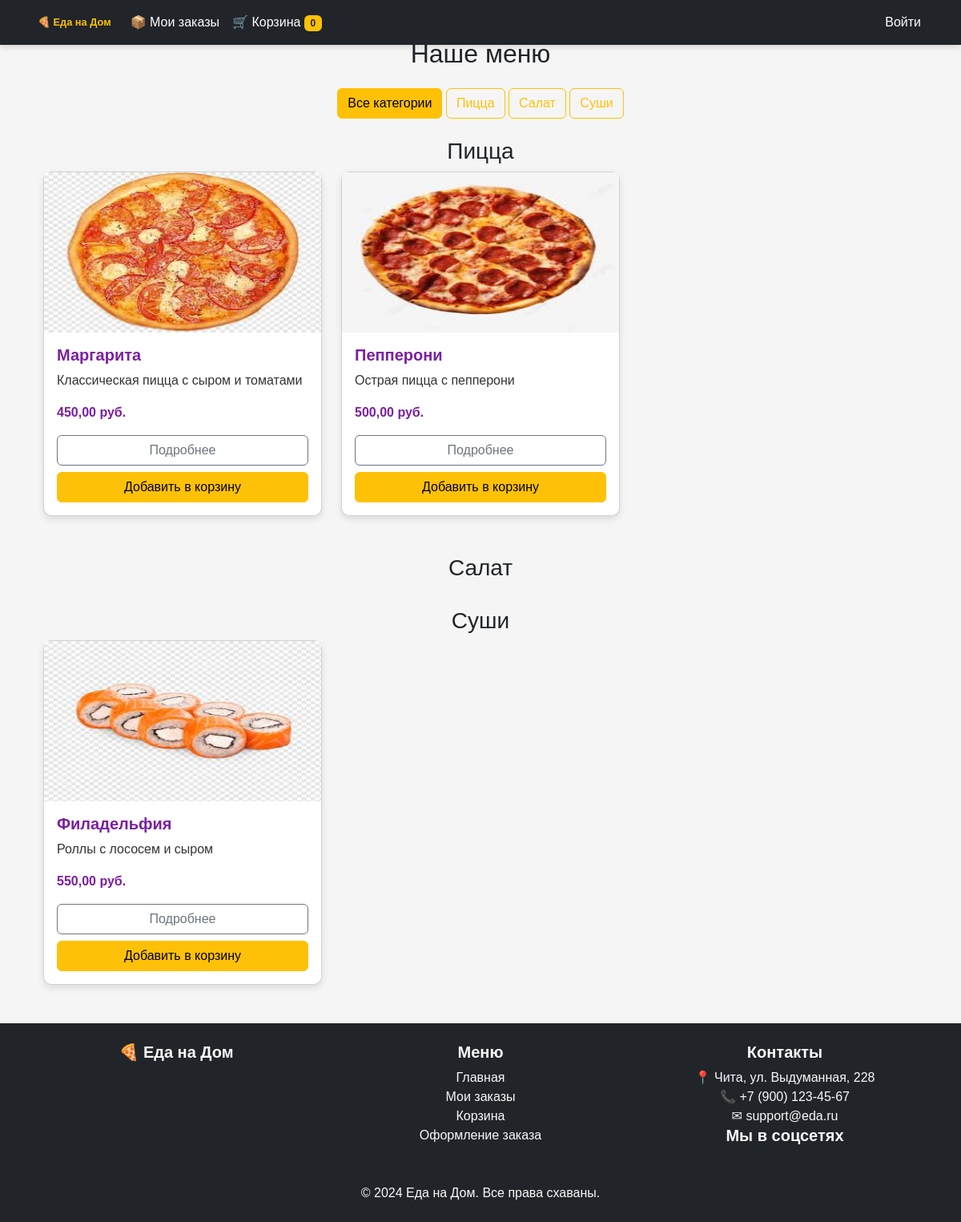
The page / on the database its author committed.
### main/models.py (models this page shows, shortened)
class ProductCategory(models.Model):
    name = models.CharField(max_length=100)
    slug = models.SlugField(max_length=120, unique=True, blank=True)
    parent = models.ForeignKey('self', null=True, blank=True, on_delete=models.SET_NULL, related_name="subcategories")
    class Meta:
        verbose_name = "Категория продуктов"
        verbose_name_plural = "Категории продуктов"
        ordering = ['name']

class Product(models.Model):
    name = models.CharField(max_length=255)
    slug = models.SlugField(max_length=255, unique=True, blank=True)
    description = models.TextField(blank=True, null=True)
    category = models.ForeignKey(ProductCategory, on_delete=models.CASCADE, related_name="products")
    price = models.DecimalField(max_digits=10, decimal_places=2)
    image = models.ImageField(upload_to='products/', blank=True, null=True)
    class Meta:
        verbose_name = "Продукт"
        verbose_name_plural = "Продукты"
        ordering = ['name']

### main/views.py (the view)
# urls.py: 2. Add a URL to urlpatterns:  path('', views.home, name='home')
def home(request):
    category_slug = request.GET.get("category")  # Получаем параметр из URL (например, ?category=pizza)
    categories = ProductCategory.objects.all()  # Все категории
    products = Product.objects.all()  # Все товары
    if category_slug:
        selected_category = ProductCategory.objects.filter(slug=category_slug).first()
        if selected_category:
            products = products.filter(category=selected_category)  # Фильтруем товары по категории
    context = {
        "categories": categories,
        "products": products,
        "selected_category": category_slug,
    }
    return render(request, "index.html", context=context)

### main/context_processors.py (called while the page is built)
def cart_items_count(request):
    cart = Cart(request)
    return {'cart_items_count': len(cart.cart)}

### templates/index.html (shortened to what this page needs)
{% extends 'base.html' %}
{% block content %}
<div class="container">
    <h2 class="text-center my-4">Наше меню</h2>
    <div class="mb-3 text-center">
        <a href="{% url 'home' %}" class="btn btn-outline-warning {% if not selected_category %}active{% endif %}">
            Все категории
        </a>
        {% for category in categories %}
        <a href="{% url 'home' %}?category={{ category.slug }}" class="btn btn-outline-warning {% if selected_category == category.slug %}active{% endif %}">
            {{ category.name }}
        </a>
        {% endfor %}
    </div>
    {% if selected_category %}
        {% for category in categories %}
            {% if category.slug == selected_category %}
                <h3 class="mt-4"><center>{{ category.name }}</center></h3>
                <div class="row">
                    {% for product in products %}
                    <div class="col-md-4 mb-4">
                        <div class="card">
                            <img src="{{ product.image.url }}" class="card-img-top" alt="{{ product.name }}">
                            <div class="card-body">
                                <h5 class="card-title">{{ product.name }}</h5>
                                <p class="card-text">{{ product.description }}</p>
                                <p class="card-text"><strong style="color: var(--primary-color);">{{ product.price }} руб.</strong></p>
                                <div class="mt-auto">
                                    <a href="{% url 'product_detail' product.id %}" class="btn btn-outline-secondary w-100 mb-2">Подробнее</a>
                                    <form method="POST" action="{% url 'cart_add' product.id %}">
                                        {% csrf_token %}
                                        <input type="hidden" name="quantity" value="1">
                                        <button type="submit" class="btn btn-warning w-100">Добавить в корзину</button>
                                    </form>
                                </div>
                            </div>
                        </div>
                    </div>
                    {% endfor %}
                </div>
            {% endif %}
        {% endfor %}
    {% else %}
        {% for category in categories %}
            <h3 class="mt-4"><center>{{ category.name }}</center></h3>
            <div class="row">
                {% for product in products %}
                    {% if product.category == category %}
                    <div class="col-md-4 mb-4">
                        <div class="card">
                            <img src="{{ product.image.url }}" class="card-img-top" alt="{{ product.name }}">
                            <div class="card-body">
                                <h5 class="card-title">{{ product.name }}</h5>
                                <p class="card-text">{{ product.description }}</p>
                                <p class="card-text"><strong style="color: var(--primary-color);">{{ product.price }} руб.</strong></p>
                                <div class="mt-auto">
                                    <a href="{% url 'product_detail' product.id %}" class="btn btn-outline-secondary w-100 mb-2">Подробнее</a>
                                    <form method="POST" action="{% url 'cart_add' product.id %}">
                                        <button type="submit" class="btn btn-warning w-100">Добавить в корзину</button>
                                    </form>
                                </div>
                            </div>
                        </div>
                    </div>
                    {% endif %}
                {% endfor %}
            </div>
        {% endfor %}
    {% endif %}
</div>
{% endblock %}

### static/css/style.css (style rules this page uses)
:root { --primary-color: #7B1FA2; --dark-primary: #4A148C; --accent-color: #FFC107; --light-gray: #F5F5F5; --text-color: #FFFFFF; }
body { background-color: var(--light-gray); font-family: 'Arial', sans-serif; }
.card { display: flex; flex-direction: column; height: 100%; background-color: #FFFFFF; border-radius: 10px; box-shadow: 0 4px 8px rgba(0, 0, 0, 0.1); }
.card-body { display: flex; flex-direction: column; }
.card-img-top { height: 200px; }
.card .btn { width: 100%; }
.card-title { color: var(--primary-color); font-weight: bold; }
.card-text { color: #333; }

### rows shown on the page
ProductCategory: name "Пицца"
ProductCategory: name "Салат"
ProductCategory: name "Суши"
Product: image (picture), name "Маргарита", description "Классическая пицца с сыром и томатами", price "450,00"
Product: image (picture), name "Пепперони", description "Острая пицца с пепперони", price "500,00"
Product: image (picture), name "Филадельфия", description "Роллы с лососем и сыром", price "550,00"

### other values the page prints
{{ cart_items_count }} "0"
